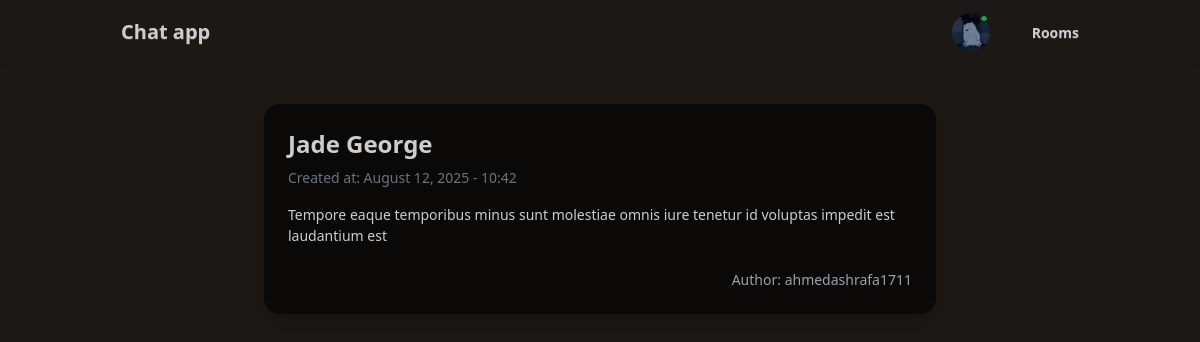
The app's page /room/27 (signed in) with its own data.
### chat/models.py (models this page shows, shortened)
class UserProfile(AbstractUser):
    email = models.EmailField(unique=True , blank=False , null=False)
    profile = models.ImageField(upload_to=uuid_upload_to , default = 'defaults/default-img.png' , validators=[FileExtensionValidator(allowed_extensions=['jpg', 'jpeg', 'png', 'gif'])])
    is_online = models.BooleanField(default=False)

class Room(models.Model):
    room_name = models.CharField(max_length=100)
    room_description = models.CharField(max_length=300)
    room_author = models.ForeignKey(UserProfile , on_delete=models.CASCADE , related_name="rooms")
    created_at = models.DateTimeField(auto_now_add=True)
    class Meta:
        unique_together = ['room_name' , 'room_author']
        ordering = ['-created_at']

### chat/views/rooms.py (the view)
# urls.py: path('room/<int:room_id>' , rooms.RoomDetailView.as_view() , name="room-detail"),
class RoomDetailView(LoginRequiredMixin , DetailView):
    model = Room
    template_name = "rooms/room.html"
    pk_url_kwarg = "room_id"

### chat/custom_contexts.py (called while the page is built)
def globals(request):
    return {
        "app_name" : "ChatApp"
    }

### chat/templates/rooms/room.html (shortened to what this page needs)
{% extends "../base.html" %}
{% block content %}
    <div class="max-w-2xl mx-auto mt-10">
        <div class="card bg-base-200 shadow-xl">
            <div class="card-body">
                <h2 class="card-title text-2xl font-bold">{{ object.room_name }}</h2>
                <p class="text-sm text-gray-500 mb-2">Created at: {{ object.created_at|date:"F j, Y - H:i" }}</p>
                <p class="mb-4">{{ object.room_description }}</p>
                <div class="text-sm text-right text-gray-400">
                    Author: {{ object.room_author.username }}
                </div>
            </div>
        </div>
    </div>
{% endblock %}

### chat/templates/partials/navbar.html (shortened to what this page needs)
<div class="navbar bg-base-100 shadow-sm">
    <div class="container mx-auto flex justify-between items-center px-4">
        <a class="btn btn-ghost text-xl normal-case" href="{% url 'index' %}">Chat app</a>
        <div class="flex items-center gap-6">
            <div class="dropdown dropdown-end">
                {% if request.user.is_authenticated %}
                    <label tabindex="0" class="btn btn-ghost btn-circle avatar {% if request.user.is_online == True %}avatar-online{% else %}avatar-offline{% endif %}">
                        <div class="w-10 rounded-full">
                        <img src="{{ request.user.profile.url }}" alt="Profile" />
                        </div>
                    </label>
                {% endif %}
            </div>
            {% if request.user.is_authenticated %}
                <div class="dropdown dropdown-end">
                    <label tabindex="0" class="btn btn-ghost">
                        Rooms
                    </label>
                </div>
            {% endif %}
        </div>
    </div>
</div>

### records on screen
UserProfile: user.profile (picture)
Room: room_name "Jade George", created_at "August 12, 2025 - 10:42", room_description "Tempore eaque temporibus minus sunt molestiae omnis iure tenetur id voluptas impedit est laudantium est", room_author.username "ahmedashrafa1711"
